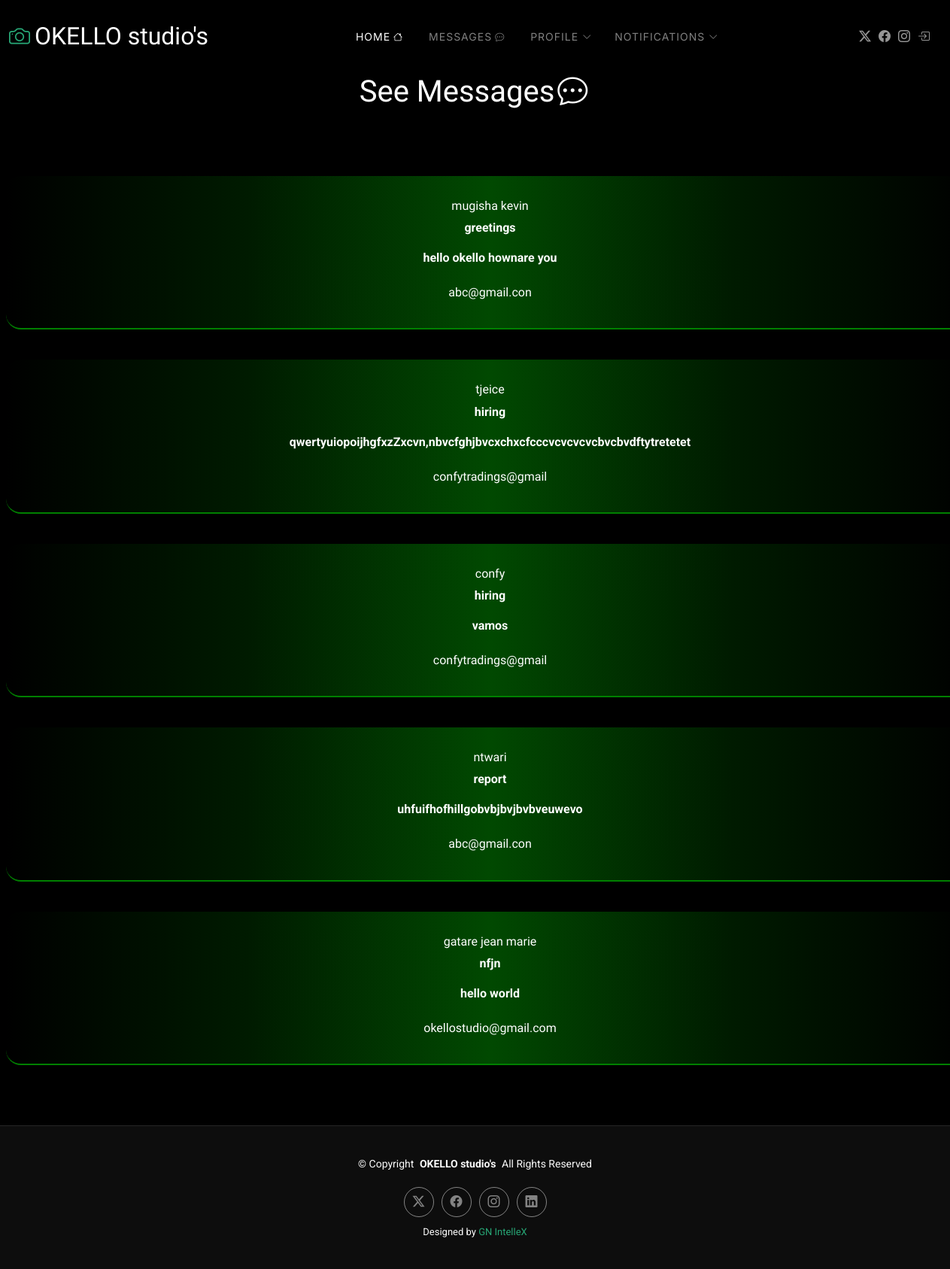
The app's page /dashboard/message.php (signed in) with its own data.
### tables this page shows
CREATE TABLE `messages` (
  `id` int(11) NOT NULL,
  `name` varchar(40) NOT NULL,
  `email` varchar(200) NOT NULL,
  `subject` varchar(200) NOT NULL,
  `message` text NOT NULL
);

### dashboard/message.php (the view, shortened to what this page needs)
<?php include("../connect.php");
?>
<!DOCTYPE html>
<html lang="en">
<head>
  <link href="../assets/vendor/bootstrap/css/bootstrap.min.css" rel="stylesheet">
  <link href="../assets/vendor/bootstrap-icons/bootstrap-icons.css" rel="stylesheet">
  <link href="../assets/vendor/aos/aos.css" rel="stylesheet">
  <link href="../assets/vendor/glightbox/css/glightbox.min.css" rel="stylesheet">
  <link href="../assets/vendor/swiper/swiper-bundle.min.css" rel="stylesheet">
  <link href="../assets/css/main.css" rel="stylesheet">
</head>
<body class="index-page">
<?php include ('./componet/head.php'); ?>
  <main class="main">
  <div class="row">
    <div class="col-md-12">
      <h1 class="text-center ">See Messages<i class="bi bi-chat-dots mx-1"></i></h1>
    </div>
  </div>
    <section>
          <?php
            $sql = "SELECT * FROM `messages` order by `id` desc";
            $query = mysqli_query($con , $sql);
            while( $row = mysqli_fetch_array($query)){
              ?>
              <div class="row ">
                <div class="col-md-9 message">
                <div class="row d-flex justify-content-between">
                  <h6 class="text-white"><?php echo $row['name']?></h6>
                  <p class="text-white"><?php echo $row['subject']?></p>
                </div>
                  <p><?php echo $row['message']?></p>
                  <div class="row mt-4">
                      <h6 class="text-center text-white">
                      <?php echo $row['email']?>
                      </h6>
                </div>
              </div>
            </div>
              <?php
            }
          ?>
  </main>
  <footer id="footer" class="footer">
    <div class="container">
      <div class="copyright text-center ">
        <p>© <span>Copyright</span> <strong class="px-1 sitename">OKELLO studio's</strong> <span>All Rights Reserved</span></p>
      </div>
      <div class="social-links d-flex justify-content-center">
        <a href=""><i class="bi bi-twitter-x"></i></a>
        <a href=""><i class="bi bi-facebook"></i></a>
        <a href=""><i class="bi bi-instagram"></i></a>
        <a href=""><i class="bi bi-linkedin"></i></a>
      </div>
      <div class="credits">
        Designed by <a href="https://gnintellex.netlify.app/">GN IntelleX</a>
      </div>
    </div>
  </footer>
</body>
</html>

### assets/css/main.css (style rules this page uses)
:root { --default-font: "Roboto", system-ui, -apple-system, "Segoe UI", Roboto, "Helvetica Neue", Arial, "Noto Sans", "Liberation Sans", sans-serif, "Apple Color Emoji", "Segoe UI Emoji", "Segoe UI Symbol", "Noto Color Emoji"; --heading-font: "Cardo", sans-serif; --nav-font: "Inter", sans-serif; }
:root { --background-color: #000000; --default-color: #fafafa; --heading-color: #ffffff; --accent-color: #27a776; --surface-color: #1a1a1a; --contrast-color: #ffffff; }
:root { --nav-color: rgba(255, 255, 255, 0.5); --nav-hover-color: #ffffff; --nav-mobile-background-color: #1a1a1a; --nav-dropdown-background-color: #1a1a1a; --nav-dropdown-color: rgba(255, 255, 255, 0.5); --nav-dropdown-hover-color: #ffffff; }
:root { scroll-behavior: smooth; }
body { color: var(--default-color); background-color: var(--background-color); font-family: var(--default-font); }
a { color: var(--accent-color); text-decoration: none; transition: 0.3s; }
h1, h2, h3, h4, h5, h6 { color: var(--heading-color); font-family: var(--heading-font); }
.footer { --background-color: color-mix(in srgb, var(--default-color), transparent 95%); border-top: 1px solid color-mix(in srgb, var(--default-color), transparent 90%); color: var(--default-color); background-color: var(--background-color); font-size: 14px; padding: 40px 0; position: relative; }
.footer .copyright p { margin-bottom: 0; }
.footer .social-links { margin-top: 20px; }
.footer .social-links a { display: flex; align-items: center; justify-content: center; width: 40px; height: 40px; border-radius: 50%; border: 1px solid color-mix(in srgb, var(--default-color), transparent 50%); font-size: 16px; color: color-mix(in srgb, var(--default-color), transparent 50%); margin: 0 5px; transition: 0.3s; }
.footer .credits { margin-top: 10px; font-size: 13px; text-align: center; }
section, .section { color: var(--default-color); background-color: var(--background-color); padding: 60px 0; scroll-margin-top: 100px; overflow: clip; }

### dashboard/message.php (style rules this page uses)
.message { width: 100%; min-height: 50px; background: linear-gradient(to right, black, rgb(0, 27, 0),rgb(1, 73, 1),rgb(0, 27, 0),#000); color: rgb(255, 255, 255); padding: 30px 70px; text-align: center; font-weight: bolder; border-radius: 20px; border-bottom: 2px solid green; margin: 20px; }

### records on screen
messages: name "mugisha kevin", subject "greetings", message "hello okello hownare you", email "abc@gmail.con"
messages: name "tjeice", subject "hiring", message "qwertyuiopoijhgfxzZxcvn,nbvcfghjbvcxchxcfcccvcvcvcvcbvcbvdftytretetet", email "confytradings@gmail"
messages: name "confy", subject "hiring", message "vamos", email "confytradings@gmail"
messages: name "ntwari", subject "report", message "uhfuifhofhillgobvbjbvjbvbveuwevo", email "abc@gmail.con"
messages: name "gatare jean marie", subject "nfjn", message "hello world", email "okellostudio@gmail.com"
